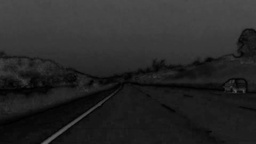
#> input picture test_images_out/challenge5.jpg, 256 x 144 px, shrunk from 960 x 540 before the run, found by its file name
$ jupyter execute --allow-errors identify_lanes_videos.ipynb   (shell and % lines are left out)
#> lines starting #> are read from the running program, lines starting #| are printed output that depends on the picture; after the words box and inside, x2 and y2 are one past the last pixel; in counts of white or black regions, pixels touching at a corner belong together
### src/traffic_lanes_pipeline/view_filter.py

def lane_view_pixel(y, x, h, w, y_cut):
    ### Evaluates whether pixel is in the area of the image where lines are expected ###
    # y_cut is level of the top corner of visibility triangle
    x_mid = int(w / 2)

    if x <= x_mid:
        # y_cut = h + m * x_mid
        # m = (y_cut - h) / x_mid

        m = - y_cut / w * 2
        y_0 = h + m * x
        return y > y_0

    if x > x_mid:
        # y_cut = m * x_mid
        # m = y_cut / x_mid

        m = 2 * y_cut / w
        b = h - 2 * y_cut
        y_0 = m * x + b
        return y > y_0

def limit_view(image, ratio, color=0):
    assert (len(image.shape) == 2), "Only grey scale images are supported"
    img = image.copy()
    height, width = img.shape

    y_cut = int(ratio * height)
    for x in range(0, width):
        for y in range(0, height):
            if not lane_view_pixel(y, x, height, width, y_cut):
                img[y, x] = color

    return img

### src/traffic_lanes_pipeline/image_pipeline.py
import cv2
from matplotlib import pyplot as plt
import matplotlib.cm as cm
import numpy as np
import math
from skimage.filters import threshold_otsu

from src.traffic_lanes_pipeline.lanes import detect_traffic_lanes
from src.traffic_lanes_pipeline.view_filter import limit_view


def process_image(image):
    # NOTE: The output you return should be a color image (3 channel) for processing video below
    # you should return the final output (image where lines are drawn on lanes)
    canvas = cv2.cvtColor(image, cv2.COLOR_BGR2GRAY)

    lanes_grey = image_traffic_lanes(image)
    lanes_saturation = image_traffic_lanes(image, use_saturation = True)

    # Add lanes to the output image
    img_lanes_grey = np.copy(canvas) * 0  # creating a blank to draw lines on

    for lane in lanes_grey:
        if lane.confidence >= 0.25:
            x1, y1, x2, y2 = lane.coordinates[0]
            cv2.line(img_lanes_grey, (x1, y1), (x2, y2), 255, 10)

    img_lanes_grey = cv2.merge((img_lanes_grey, np.copy(canvas) * 0, np.copy(canvas) * 0))

    img_lanes_saturation = np.copy(canvas) * 0  # creating a blank to draw lines on

    for lane in lanes_saturation:
        if lane.confidence >= 0.40:
            x1, y1, x2, y2 = lane.coordinates[0]
            cv2.line(img_lanes_saturation, (x1, y1), (x2, y2), 255, 10)
    img_lanes_saturation = cv2.merge((np.copy(canvas) * 0, np.copy(canvas) * 0, img_lanes_saturation * 100))

    image_tagged = image.copy()
    image_tagged = cv2.addWeighted(image_tagged, 0.8, img_lanes_grey, 1, 0)
    image_tagged = cv2.addWeighted(image_tagged, 0.8, img_lanes_saturation, 1, 0)
    # image_tagged = cv2.cvtColor(image_tagged, cv2.COLOR_BGR2RGB)
    return image_tagged


def image_traffic_lanes(image, use_saturation = False):
    img_gradient_grey = gradient_filter(image)
    if use_saturation:
        img_gradient_saturation = gradient_filter(image, color_filter=color_filter_saturation)
        img_gradient = cv2.add(
            img_gradient_grey,
            img_gradient_saturation
        )
    else:
        img_gradient = img_gradient_grey

    img_limited_view = limit_view(img_gradient, ratio = 0.45)
    # return img_limited_view

    lines = detect_edges(img_limited_view)

    height, width = img_gradient.shape

    lanes = detect_traffic_lanes(lines, height, width)
    return lanes


def color_filter_grey(image):
    result = cv2.cvtColor(image, cv2.COLOR_BGR2GRAY)
    return result


def gradient_filter(image, color_filter = color_filter_grey):
    img_grey = color_filter(image)

    # Define a kernel size for Gaussian smoothing / blurring
    kernel_size = 5
    img_blur = cv2.GaussianBlur(img_grey, (kernel_size, kernel_size), 0)

    # Edge detection with Canny filter

    high_threshold = threshold_otsu(img_blur)

    low_threshold = int(high_threshold / 2)

    img_gradient = cv2.Canny(img_blur, low_threshold, high_threshold)
    return img_gradient


def detect_edges(image):
    # Define the Hough transform parameters
    # Make a blank the same size as our image to draw on
    height, width = image.shape
    rho = 1
    theta = np.pi / 180
    threshold = int(height * 0.10)
    min_line_length = int(height * 0.10)
    max_line_gap = min_line_length

    # Run Hough on edge detected image
    # OpenCV contains explanation of theory and parameters for HoughLinesP
    # https://opencv-python-tutroals.readthedocs.io/en/latest/py_tutorials/py_imgproc/py_houghlines/py_houghlines.html
    lines = cv2.HoughLinesP(
        image, rho, theta, threshold, np.array([]),
        min_line_length, max_line_gap)

    return lines


# [10 lines left out: function color_filter_saturation, not called in this run]

### identify_lanes_videos.ipynb
[cell 1]
# conda install -c menpo opencv
# https://stackoverflow.com/questions/23119413/how-do-i-install-python-opencv-through-conda
import cv2
from matplotlib import pyplot as plt
import matplotlib.cm as cm
import numpy as np
import math
import itertools

from src.traffic_lanes_pipeline.merge_lines import merge_lines
from src.traffic_lanes_pipeline.view_filter import limit_view
from src.traffic_lanes_pipeline.lane import extend_line
from src.traffic_lanes_pipeline.image_pipeline import process_image

## Greyscale the image

[cell 2]
img = cv2.imread('test_images/challenge5.jpg', cv2.IMREAD_COLOR)
#> img is the input picture: shape (144, 256, 3); min 0, max 101, mean 39.8

# This is to compensate for the fact that
# opencv image layers are stored in reverse order - BGR
# @alsosee https://www.pyimagesearch.com/2014/11/03/display-matplotlib-rgb-image/
img_color = cv2.cvtColor(img, cv2.COLOR_BGR2RGB)
plt.imshow(img_color)

[cell 3]
img_grey = cv2.cvtColor(img, cv2.COLOR_BGR2GRAY)
# cmap, vmin, vmax allow to print image as human expects it
plt.imshow(img_grey, cmap=cm.gray, vmin=0, vmax=255)

## Apply gradient filter to identify edges

Gradient filter can be applied to the grey scale image to identify
points on the where color intensity changes the most.

On this example image these we can expect bright road lines to be picked
up by the filter.

Application of the GaussianBlur prior to Edge detection
reduces number of edgets that will be identified in the next step.

[cell 4]
# Define a kernel size for Gaussian smoothing / blurring
# Note: this step is optional as cv2.Canny() applies a 5x5 Gaussian internally
kernel_size = 5
img_blur = cv2.GaussianBlur(img_grey,(kernel_size, kernel_size), 0)

[cell 5]
thresholds = [(50, 150), (50, 200), (30, 200), (70, 200),
              (50, 180), (50, 220), (50, 250),
              (100, 150), (100, 200), (100, 250),
              (150, 150), (150, 200), (150, 250)]


for l, h in thresholds:
    img_gradient = cv2.Canny(img_blur, l, h)
    cv2.putText(
        img_gradient,
        "Thresholds (l,h): {l}, {h}".format(l = l, h = h),
        (50,50),
        cv2.FONT_HERSHEY_SIMPLEX,
        1,
        255
    )
    cv2.imwrite(
        "writeup_images/img_canny_tunning_{l}_{h}.jpg".format(l = l, h = h),
        img_gradient
    )
#> this loop made 13 passes
#> pass 1, `img_gradient = cv2.Canny(img_blur, l, h)`:
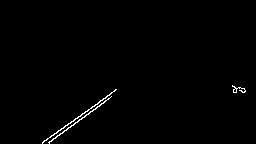
#> img_gradient: shape (144, 256); 0.74% white in thin lines or dots, all inside (x1, y1, x2, y2) = (42, 85, 246, 144)
#> pass 1, `cv2.imwrite( "writeup_images/img_canny_tunning_{l}_{h}.jpg".format(l =..`:
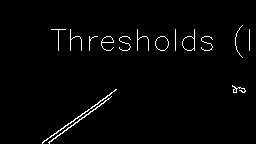
#> saved as img_canny_tunning_50_150.jpg: shape (144, 256); 1.9% white in thin lines or dots, all inside (x1, y1, x2, y2) = (42, 25, 250, 144)
#> after the loop:
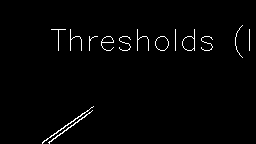
#> img_gradient: shape (144, 256); 1.6% white in thin lines or dots, all inside (x1, y1, x2, y2) = (42, 25, 250, 144)

Thresholds | Lower 50 | Lower 100 | Lower 150
:-------|:--------------------------:|:--------------------------:|:--------------------------:
Upper 150 | |  |
Upper 200 | |  |
Upper 250 | |  |

[cell 6]
low_threshold = 50
high_threshold = 200
img_gradient = cv2.Canny(img_blur, low_threshold, high_threshold)

plt.imshow(img_gradient, cmap='Greys_r')


cv2.imwrite(
    "writeup_images/img_gradient.jpg",
    img_gradient
)
#> Out = True

## Reduce image scope

To detect lanes on the road it will help to reduce the view
of the camera to the road ahead of the car which can be asumed
to be a triangle formed between:

 - left bottom corner of the image
 - right bottom corner
 - point in the middle by x and 2/3 from the bottom by y

[cell 7]
# Demo output of the `limit_view()` function
img_view_demo = np.copy(img_grey) * 0 #creating a blank to draw lines on
#> img_view_demo: shape (144, 256); every value is 0
img_view_demo = limit_view(img_view_demo, 0.65, color = 255) # remove color outside of the road view
#> after the loop in limit_view, `for x in range(0, width):`:
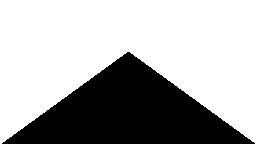
#> img: shape (144, 256); 68.1% white; 1 black region, box (x1, y1, x2, y2) and area: (2, 52, 255, 144) 11776
plt.imshow(img_view_demo, cmap='Greys_r')

cv2.imwrite(
    "writeup_images/img_view_demo.jpg",
    img_view_demo
)
#> Out = True

[cell 8]
img_limited_view = limit_view(img_gradient, 0.65)
plt.imshow(img_limited_view, cmap='Greys_r')


cv2.imwrite(
    "writeup_images/img_limited_view.jpg",
    img_limited_view
)
#> Out = True

[cell 9]
# Define the Hough transform parameters
# Make a blank the same size as our image to draw on
rho = 1
theta = np.pi / 180
threshold = 50
min_line_length = 100
max_line_gap = 50

line_image = np.copy(img_limited_view) * 0 #creating a blank to draw lines on

# Run Hough on edge detected image
# OpenCV contains explanation of theory and parameters for HoughLinesP
# https://opencv-python-tutroals.readthedocs.io/en/latest/py_tutorials/py_imgproc/py_houghlines/py_houghlines.html
lines = cv2.HoughLinesP(
    img_limited_view, rho, theta, threshold, np.array([]),
                            min_line_length, max_line_gap)

#> (the rest of this cell did not finish here and is left out)

## Result

Now we can combine lines derived from the pipeline above with original image to visually evaulate performance of the algorithm.

In this example result is only partially satisfactory:

* Continious line on the right side is identified completely
* First section of the broken line on the left side is identified

However, most of segments of the broken line on the left side are undetected.

There are possible ares for research to improve this:

 * Apply Canny edge detection to the relevant part of the image with different threshold level
 * Apply line detection iteratively over the depth of the image with different threshold levels
   to capture smaller
 * Interpolate broken lines using the perspective geometry. This pottentially can inform about the shape of the lane based on the other line(s)

[cell 10]
img_demo = img.copy()
#> (the rest of this cell did not finish here and is left out)

[cell 11]
img = cv2.imread('test_images/solidYellowLeft.jpg', cv2.IMREAD_COLOR)
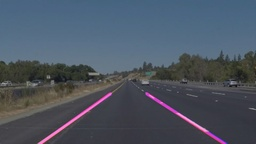
#> input picture test_images_out/solidYellowLeft.jpg, 256 x 144 px, shrunk from 960 x 540 before the run, found by its file name
#> img is the input picture: shape (144, 256, 3); mean B, G, R 98.3, 85.5, 76.6

#> (the rest of this cell did not finish here and is left out)

#> in process_image, `canvas = cv2.cvtColor(image, cv2.COLOR_BGR2GRAY)`:
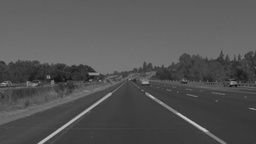
#> canvas: shape (144, 256); min 16, max 203, mean 84.3
#> in gradient_filter, `img_gradient = cv2.Canny(img_blur, low_threshold, high_threshold)`:
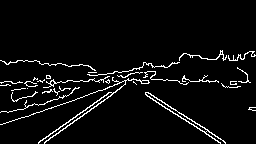
#> img_gradient: shape (144, 256); 4.9% white in thin lines or dots, all inside (x1, y1, x2, y2) = (0, 50, 256, 144)
#> call 3 of limit_view, with ratio = 0.45, color = 0
#> after the loop in limit_view (call 3), `for x in range(0, width):`:
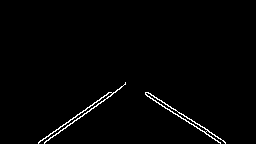
#> img: shape (144, 256); 1.4% white in thin lines or dots, all inside (x1, y1, x2, y2) = (38, 82, 226, 144)
img_demo_color = cv2.cvtColor(img_demo2, cv2.COLOR_BGR2RGB)
plt.imshow(img_demo_color)
